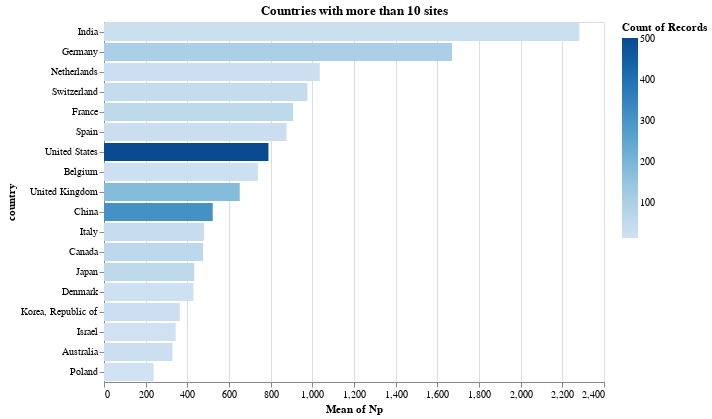

This figure's notebook cell:
### Code cell
alt.Chart(
    _df[_df.country.isin(COUNTRIES)]
).mark_bar(
    # opacity=0.01
).encode(
    alt.X(f'mean(Np):Q'),
    alt.Y('country:N', sort='-x'),
    alt.Color('count()'),
    alt.Tooltip(['count()'])
).properties(
    title='Countries with more than 10 sites',
    width=500
)

### Figure 1 — Vega specification as saved in the notebook (floating-point values rounded to 4 significant figures)
{"$schema": "https://vega.github.io/schema/vega/v5.json", "data": [{"name": "source_0"}, {"name": "data_0", "values": [{"__count": 105, "country": "Germany", "mean_Np": 1670.0}, {"__count": 62, "country": "France", "mean_Np": 907.9}, {"__count": 503, "country": "United States", "mean_Np": 789.4}, {"__count": 39, "country": "Italy", "mean_Np": 479.3}, {"__count": 178, "country": "United Kingdom", "mean_Np": 651.4}, {"__count": 310, "country": "China", "mean_Np": 521.8}, {"__count": 27, "country": "India", "mean_Np": 2282.0}, {"__count": 24, "country": "Australia", "mean_Np": 328.8}, {"__count": 23, "country": "Netherlands", "mean_Np": 1036.0}, {"__count": 66, "country": "Canada", "mean_Np": 475.0}, {"__count": 24, "country": "Korea, Republic of", "mean_Np": 363.8}, {"__count": 62, "country": "Japan", "mean_Np": 433.1}, {"__count": 14, "country": "Israel", "mean_Np": 344.1}, {"__count": 21, "country": "Belgium", "mean_Np": 738.8}, {"__count": 28, "country": "Spain", "mean_Np": 876.0}, {"__count": 43, "country": "Switzerland", "mean_Np": 976.5}, {"__count": 16, "country": "Denmark", "mean_Np": 429.4}, {"__count": 14, "country": "Poland", "mean_Np": 238.6}]}, {"name": "data_0_x_domain_mean_Np", "values": [{"min": 238.6, "max": 2282.0}]}, {"name": "source_0_y_domain_country", "values": [{"country": "Germany", "sort_field": 1670.0}, {"country": "France", "sort_field": 907.9}, {"country": "United States", "sort_field": 789.4}, {"country": "Italy", "sort_field": 479.3}, {"country": "United Kingdom", "sort_field": 651.4}, {"country": "China", "sort_field": 521.8}, {"country": "India", "sort_field": 2282.0}, {"country": "Australia", "sort_field": 328.8}, {"country": "Netherlands", "sort_field": 1036.0}, {"country": "Canada", "sort_field": 475.0}, {"country": "Korea, Republic of", "sort_field": 363.8}, {"country": "Japan", "sort_field": 433.1}, {"country": "Israel", "sort_field": 344.1}, {"country": "Belgium", "sort_field": 738.8}, {"country": "Spain", "sort_field": 876.0}, {"country": "Switzerland", "sort_field": 976.5}, {"country": "Denmark", "sort_field": 429.4}, {"country": "Poland", "sort_field": 238.6}]}, {"name": "data_0_color_domain___count", "values": [{"min": 14, "max": 503}]}], "signals": [{"name": "y_step", "value": 20}, {"name": "height", "update": "bandspace(domain('y').length, 0.1, 0.05) * y_step"}], "marks": [{"type": "rect", "name": "marks", "from": {"data": "data_0"}, "encode": {"update": {"y": {"field": "country", "scale": "y"}, "x2": {"value": 0, "scale": "x"}, "ariaRoleDescription": {"value": "bar"}, "fill": {"field": "__count", "scale": "color"}, "tooltip": {"signal": "{\"Count of Records\": format(datum[\"__count\"], \"\")}"}, "description": {"signal": "\"Mean of Np: \" + (format(datum[\"mean_Np\"], \"\")) + \"; country: \" + (isValid(datum[\"country\"]) ? datum[\"country\"] : \"\"+datum[\"country\"]) + \"; Count of Records: \" + (format(datum[\"__count\"], \"\"))"}, "height": {"signal": "max(0.25, bandwidth('y'))"}, "x": {"field": "mean_Np", "scale": "x"}}}, "style": ["bar"]}], "scales": [{"name": "x", "type": "linear", "domain": [{"signal": "(data(\"data_0_x_domain_mean_Np\")[0] || {}).min"}, {"signal": "(data(\"data_0_x_domain_mean_Np\")[0] || {}).max"}], "range": [0, {"signal": "width"}], "nice": true, "zero": true}, {"name": "y", "type": "band", "domain": {"data": "source_0_y_domain_country", "field": "country", "sort": {"op": "max", "field": "sort_field", "order": "descending"}}, "range": {"step": {"signal": "y_step"}}, "paddingOuter": 0.05, "paddingInner": 0.1}, {"name": "color", "type": "linear", "domain": [{"signal": "(data(\"data_0_color_domain___count\")[0] || {}).min"}, {"signal": "(data(\"data_0_color_domain___count\")[0] || {}).max"}], "range": "ramp", "zero": false, "interpolate": "hcl"}], "axes": [{"scale": "x", "tickCount": {"signal": "ceil(width/40)"}, "zindex": 0, "gridScale": "y", "orient": "bottom", "domain": false, "minExtent": 0, "aria": false, "grid": true, "ticks": false, "labels": false, "maxExtent": 0}, {"scale": "x", "zindex": 0, "grid": false, "labelFlush": true, "labelOverlap": true, "tickCount": {"signal": "ceil(width/40)"}, "orient": "bottom", "title": "Mean of Np"}, {"scale": "y", "orient": "left", "zindex": 0, "grid": false, "title": "country"}], "title": {"text": "Countries with more than 10 sites", "frame": "group"}, "padding": 5, "style": "cell", "legends": [{"fill": "color", "gradientLength": {"signal": "clamp(height, 64, 200)"}, "title": "Count of Records"}], "width": 500, "background": "white"}
